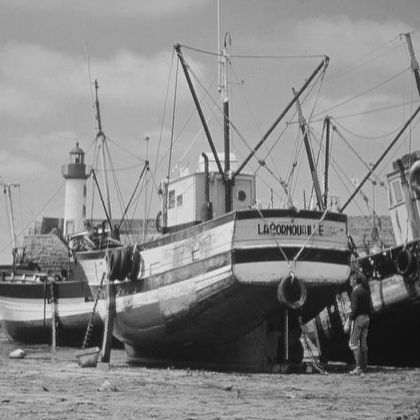
%> input picture citra_test_images/1. Histogram Citra/image_01.png, 420 x 420 px, shrunk from 512 x 512 before the run
$ octave exploreConvolution.m   (GNU Octave 9; MATLAB toolbox functions it lacks are replaced by stand-ins)
%> lines starting %> are read from the running program, lines starting %| are printed output that depends on the picture
%> further down, imgGray is the input picture: size 420x420x3 uint8; min 9, max 238, mean 136.1
### src/filtering/convolution.m
function result = convolution(img, kernel)
%> called with kernel = [0.1 0.1 0.1; 0.1 0.2 0.1; 0.1 0.1 0.1]
% Konvolusi 2D dengan kernel apapun

% img: citra grayscale (2D) atau RGB (3D), uint8
% kernel: kernel ganjil x ganjil, dinormalisasikan dulu sebelum dipanggil
% result: citra hasil, ukuran sama dengan input, uint8

if size(img,3) == 3
    R = convolution(img(:,:,1), kernel); %layer depth ke 1
    G = convolution(img(:,:,2), kernel);
    B = convolution(img(:,:,3), kernel);
    result = cat(3, R, G, B);
    return;
end

img = double(img);
[tinggi, lebar] = size(img);
%> tinggi = 420; lebar = 420
[kh, kw] = size(kernel);

if mod(kh,2) == 0 || mod(kw,2) == 0
    error('Ukuran kernel harus ganjil:');
end

padH = (kh - 1) / 2;
padW = (kw - 1) / 2;

imgPad = padReplicate(img, padH, padW);

result = zeros(tinggi, lebar);

for i = 1:tinggi
    for j = 1:lebar
        region = imgPad(i:i+kh-1, j:j+kw-1);      %window seukuran kernel
        result(i,j) = sum(sum(region .* kernel));   %konvolusi
    end
end

%clip
result = clipToUint8(result);
end

### src/utils/padReplicate.m
function padded = padReplicate(img, padRows, padCols)
%> called with padRows = 1, padCols = 1
% Padding dengan mereplikasi piksel tepi

% padRows, padCols: jumlah baris/kolom padding, tidak harus sama
% padded: citra 2D yang tepinya sudah direplikasi, kelas double

%padding replikasi piksel
[tinggi, lebar] = size(img);
%> tinggi = 420; lebar = 420

imgPad = zeros(tinggi + 2*padRows, lebar + 2*padCols);
imgPad(padRows+1:padRows+tinggi, padCols+1:padCols+lebar) = img;
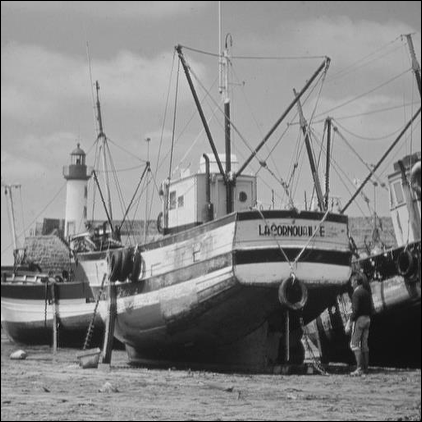
%> imgPad: size 422x422 double; min 0, max 238, mean 134.9

imgPad(1:padRows, padCols+1:padCols+lebar) = repmat(img(1,:), padRows, 1);   %atas
imgPad(padRows+tinggi+1:end, padCols+1:padCols+lebar) = repmat(img(end,:), padRows, 1); %bawah
imgPad(:, 1:padCols) = repmat(imgPad(:, padCols+1), 1, padCols);       %kiri (include sudut)
imgPad(:, padCols+lebar+1:end) = repmat(imgPad(:, padCols+lebar), 1, padCols);   %kanan (include sudut)
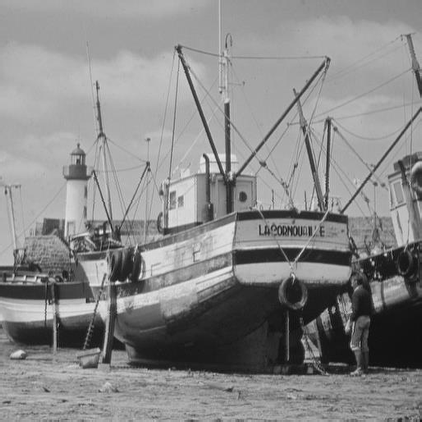
%> imgPad: size 422x422 double; min 9, max 238, mean 136.2

padded = imgPad;
end

### src/utils/clipToUint8.m
function result = clipToUint8(result)
% membatasi nilai ke rentang 0-255, lalu menjadikan uint8

% result: citra 2D/3D bertipe double (atau numerik lain)

%clip
result(result < 0)   = 0;
result(result > 255) = 255;
result = uint8(round(result));
%> result: size 420x420 uint8
end

### scripts/exploreConvolution.m
imgGray = imread(fullfile('dataset', '3. Kasus 2', 'image_01.png'));
if size(imgGray,3) == 3
    imgGray = rgb2gray(imgGray);
end

smoothing = [1 1 1; 1 2 1; 1 1 1] / 10;

img = convolution(imgGray, smoothing);
imgLib = imfilter(imgGray, smoothing, 'replicate');   % 'replicate' disamakan buat dibanding

figure;
subplot(1,3,1); imshow(imgGray);      title('Asli');
subplot(1,3,2); imshow(img); title('Konvolusi Sendiri');
subplot(1,3,3); imshow(imgLib); title('imfilter (pembanding)');

selisih = double(img) - double(imgLib);
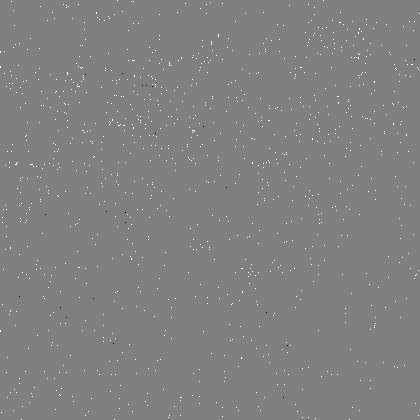
%> selisih: size 420x420 double; min -1, max 1, mean 0.00624; drawn with min black and max white
fprintf('Selisih maksimum: %d\n', max(abs(selisih(:))));
%| Selisih maksimum: 1

$ run again, with citra_test_images/1. Histogram Citra/image_02.png copied over citra_test_images/1. Histogram Citra/image_01.png
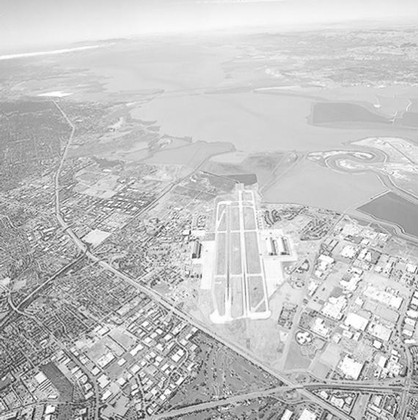
%> input picture citra_test_images/1. Histogram Citra/image_02.png, 418 x 420 px, shrunk from 570 x 573 before the run
%> imgGray is the input picture: size 420x418x3 uint8; min 18, max 255, mean 195.7
%> imgGray: size 420x418 uint8
%> after the loop in convolution, `for i = 1:tinggi`:
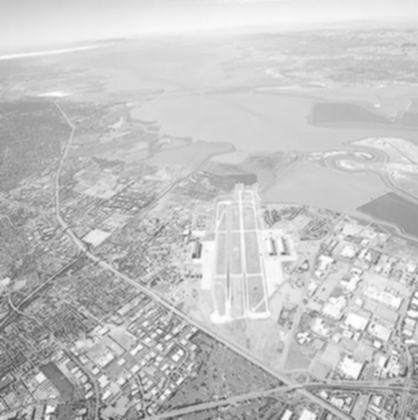
%> result: size 420x418 double; min 63.5, max 254.9, mean 195.7
%> `selisih = double(img) - double(imgLib);`:
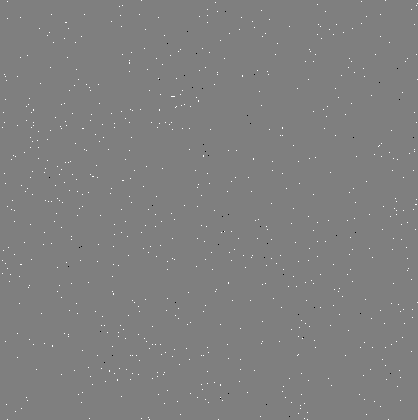
%> selisih: size 420x418 double; min -1, max 1, mean 0.00387; drawn with min black and max white
%| Selisih maksimum: 1

$ run again, with citra_test_images/1. Histogram Citra/image_03.png copied over citra_test_images/1. Histogram Citra/image_01.png
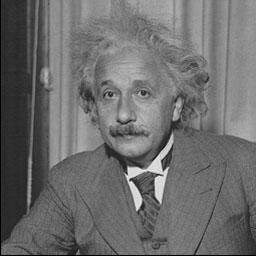
%> input picture citra_test_images/1. Histogram Citra/image_03.png, 256 x 256 px
%> imgGray is the input picture: size 256x256x3 uint8; min 0, max 248, mean 108.6
%> imgGray: size 256x256 uint8
%> in padReplicate, `imgPad(:, padCols+lebar+1:end) = repmat(imgPad(:, padCols+lebar), 1, p..`:
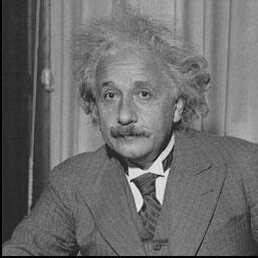
%> imgPad: size 258x258 double; min 0, max 248, mean 107.9
%> `selisih = double(img) - double(imgLib);`:
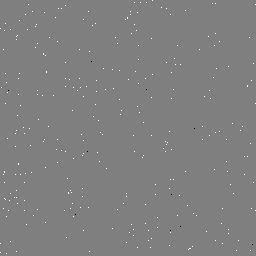
%> selisih: size 256x256 double; min -1, max 1, mean 0.00424; drawn with min black and max white
%| Selisih maksimum: 1

$ run again, with citra_test_images/1. Histogram Citra/image_04.png copied over citra_test_images/1. Histogram Citra/image_01.png
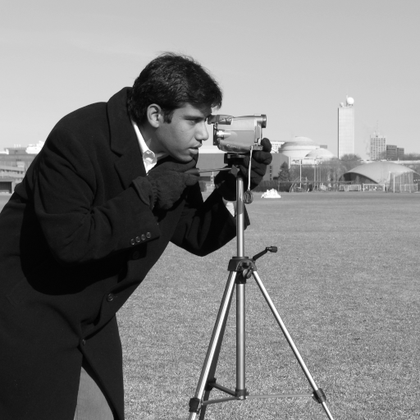
%> input picture citra_test_images/1. Histogram Citra/image_04.png, 420 x 420 px, shrunk from 512 x 512 before the run
%> imgGray is the input picture: size 420x420 uint8; min 0, max 255, mean 129.1
%> in padReplicate, `imgPad(:, padCols+lebar+1:end) = repmat(imgPad(:, padCols+lebar), 1, p..`:
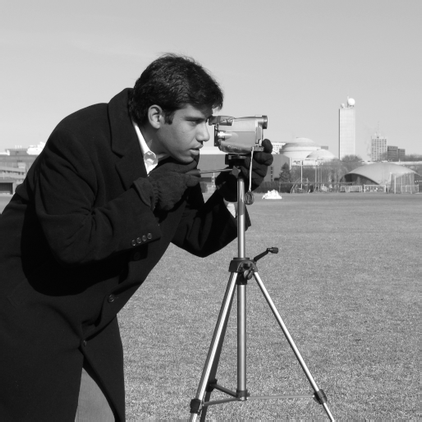
%> imgPad: size 422x422 double; min 0, max 255, mean 129.2
%> `selisih = double(img) - double(imgLib);`:
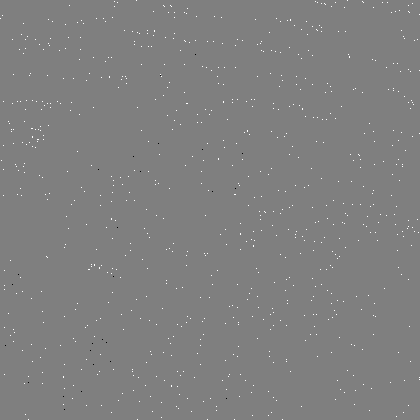
%> selisih: size 420x420 double; min -1, max 1, mean 0.00447; drawn with min black and max white
%| Selisih maksimum: 1
